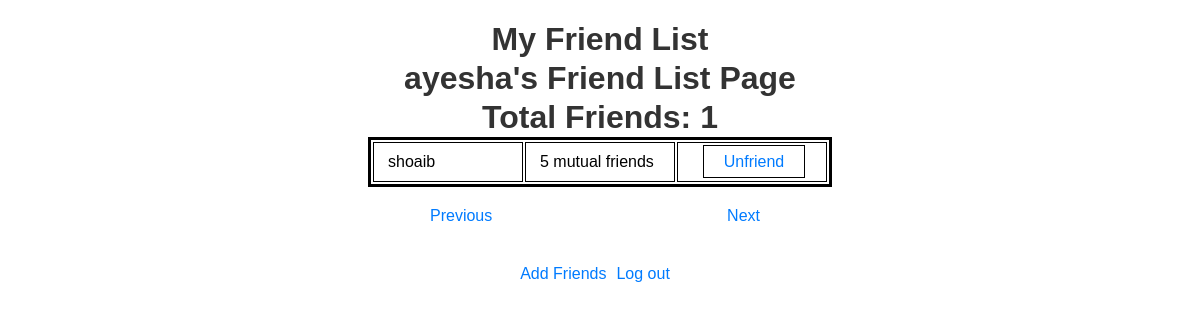
The app's page /friendlist.php (signed in) with its own data.
### tables this page shows
CREATE TABLE `friends` (
  `friend_id` int(11) NOT NULL,
  `friend_email` varchar(50) NOT NULL,
  `password` varchar(20) NOT NULL,
  `profile_name` varchar(30) NOT NULL,
  `date_started` date NOT NULL,
  `num_of_friends` int(11) DEFAULT NULL
);

### friendlist.php (the view, shortened to what this page needs)
<?php
include("functions/db.php");
$email = $_SESSION['email'];
$user_id = $_SESSION['friend_id'];
$profileNameQuery = "SELECT profile_name FROM friends WHERE friend_email = '$email'";
$profileNameResult = mysqli_query($conn, $profileNameQuery);
$row = mysqli_fetch_assoc($profileNameResult);
$profileName = $row['profile_name'];
$friendq = " SELECT * FROM `myfriends`  WHERE `friend_id1` = '$user_id'";
$friendq_run = mysqli_query($conn, $friendq);
$friendcount = mysqli_num_rows($friendq_run);
$RecordsPerPage = 5;
if (isset($_GET['page']) && is_numeric($_GET['page'])) {
    $currentPage = $_GET['page'];
} else {
    $currentPage = 1;
}
$offset = ceil($currentPage - 1) * $RecordsPerPage;
$friendprofileq = "SELECT f.friend_id2 as fid,f.friend_id1 as loggedinuserid, u.friend_id as userid, u.friend_email,u.profile_name,u.num_of_friends FROM friends u , myfriends f WHERE u.friend_id=f.friend_id2 AND f.friend_id1='$user_id' LIMIT $offset,$RecordsPerPage";
$friendprofleq_run = mysqli_query($conn, $friendprofileq);
?>
<!DOCTYPE html>
<html>
<head>
    <link rel="stylesheet" type="text/css" href="style/style.css">
</head>
<body>
    <h1>My Friend List</h1>
    <h1> <?php echo $profileName . "'s"; ?> Friend List Page</h1>
    <h1>Total Friends: <?php echo $friendcount ?></h1>
    <?php
    if (mysqli_num_rows($friendprofleq_run) > 0) {
        foreach ($friendprofleq_run as $profile) {
    ?>
    <table class="table">
        <tbody>
            <tr>
                <td><?= $profile['profile_name'] ?></td>
                <td><?= $profile['num_of_friends'] . " mutual friends" ?></td>
                <td style="text-align: center;"><a class="add_friend_btn"
                        href="functions/removefriend.php?user=<?= $profile['fid'] ?>">Unfriend</a></td>
            </tr>
        </tbody>
        <?php
        }
        $totalPages = ceil($friendcount / $RecordsPerPage);
    } else {
        echo "<h1 style='padding: 10px;'>No friends Yet</h1>";
    }
        ?>
    </table>
    <div class="btnss">
        <?php
                if ($currentPage > 1) {
                ?>
        <a href="?page=<?= ($currentPage - 1) ?>">Previous</a>
        <?php
                } else {
                ?>
        <a>Previous</a>
        <?php
                }
                ?>
        <?php
                if ($currentPage < $totalPages) {
                ?>
        <a href="?page=<?= ($currentPage + 1) ?>">Next</a>
        <?php
                } else {
                ?>
        <a>Next</a>
        <?php
                }
                ?>
    </div>
    <div class="links-container">
        <a href="friendadd.php">Add Friends</a>
        <a href="logout.php">Log out</a>
    </div>
</body>
</html>

### style/style.css (style rules this page uses)
body { display: flex; flex-direction: column; align-items: center; justify-content: center; font-family: Arial, sans-serif; margin: 20px; }
.links-container { display: flex; margin-top: 20px; }
.links-container a { margin-right: 10px; }
h1 { text-align: center; color: #333; }
a { margin-right: 10px; color: #007bff; text-decoration: none; }
.table { width: 40%; border: 3px solid black; }
td { padding: 10px 0px 10px 14px; border: 1px solid black; width: 33%; }
.add_friend_btn { text-decoration: none !important; outline: 1px solid black; padding: 7px 20px; }
.btnss { display: flex; width: 340px; justify-content: space-between !important; margin: 20px; margin-top: 20px !important; }

### friendlist.php (style rules this page uses)
h1 { margin: 1px !important; }

### records on screen
friends: profile_name "ayesha"
friends: profile_name "shoaib", num_of_friends "5"

### other values on screen
$friendcount "1"
